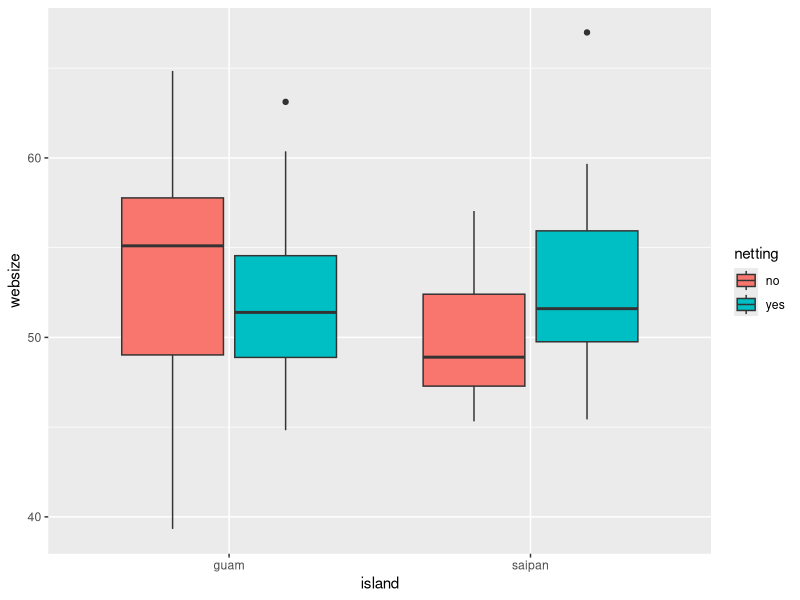
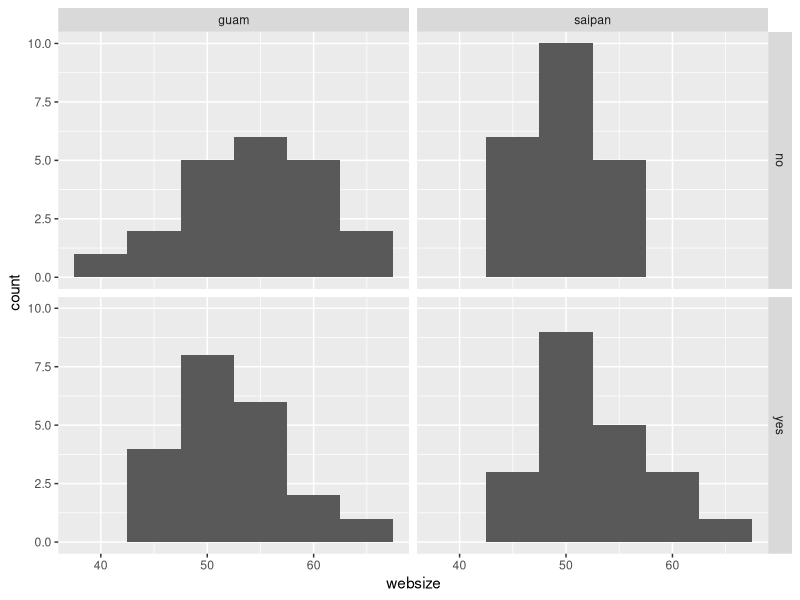
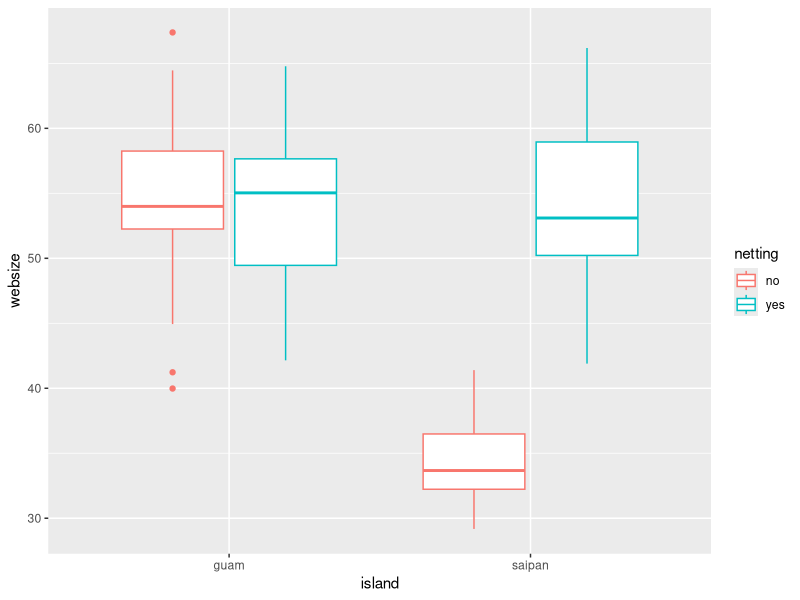

Source code (R) for these figures, in order:
# Data simulation -------

# We will simulate a dataset for the spider transplant project

# load library -----
library(tidyverse)

# load dataset just for comparison -----
transplant_tidy <- read.csv("data/tidy/transplant_tidy_clean.csv")

# 1. Define your expected dataset ---------
# We need the following columns: 
  # response: websize or duration
  # predictors: island, site, netting

# We sampled two islands: Guam & Saipan. 
# Sampled 3 sites on Saipan, 3 sites on Guam
# At each site, we sampled 14 webs
# Half of the webs with netting, half without
# Total of 14*6 = 84 webs

# 2. Simulate response ------------
# we will treat websize as a normal distribution
# we predict that webs will be smaller on Saipan without a net 
set.seed(30); gnetwebsize <- rnorm(n = 21, mean = c(54), sd = c(5)) #simulate guam with net
gnonetwebsize <- rnorm(n = 21, mean = c(54), sd = c(5)) #simulate guam without net
snetwebsize <- rnorm(n = 21, mean = c(54), sd = c(5)) #simulate saipan with net
snonetwebsize <- rnorm(n = 21, mean = c(49), sd = c(4)) #simulate saipan without net
websize <- c(gnetwebsize, gnonetwebsize, snetwebsize, snonetwebsize)

# other distributions
gpois <- rpois(n = 21, lambda = 54)
gunif <- runif(n = 21, min = 40, max = 64)
gbinom <- rbinom(n = 21, size = 1, .1)

# 2. Simulate predictors ---------

island <- rep(c("guam", "saipan"), each = 42)
gsite <- factor(rep (c("a", "b", "c"), each = 7, times = 2))
ssite <- factor(rep (c("d", "e", "f"), each = 7, times = 2))
site <- c(gsite, ssite) #just need to use c() because both are vectors
netting <- rep (c("yes", "no"), each = 21, times = 2)

# Other helpful code for binomial data
# predictor: 
trtmt <- sample(c("Treated","Untreated"), size = 20, replace = TRUE)
# response
ifelse(trtmt=="Treated", yes = rnorm(20, 10, 1), no = rnorm(20, 20, 1))

# 3. Combine into a dataframe, and save ------
simtransplant <- data.frame(island, site, netting, websize)
write.csv(simtransplant,"data/tidy/simtransplant.csv")

# 4. Graph data ------
ggplot(simtransplant, aes(island, websize, fill=netting))+
  geom_boxplot()

ggplot(simtransplant, aes(websize))+
  geom_histogram(binwidth = 5) +
  facet_grid(netting ~ island)


# 5. Run a model with dataset -------
m1 <- lm(websize ~ netting * island, data = simtransplant)
summary(m1)

# 6. Using tidyverse approach ---------
n_obs = 168 # must use a factor of 4, try 84, 168, 336, 504
tidysimtransplant <- data.frame(uniqueid = seq(1, n_obs, 1)) %>%
  mutate(
    island = rep(c("guam", "saipan"), each = 2, times = 1, length.out = n_obs),
    site = rep(c("a", "b", "c", "d", "e", "f"), each = 2, times = 1, length.out = n_obs),
    netting = rep (c("yes", "no"), each = 1, times = 1, length.out = n_obs), 
    websize = rnorm(n_obs, mean = c(54, 54, 54, 35), sd = c(5, 5, 5, 4)))

ggplot(tidysimtransplant, aes(island, websize, color = netting)) +
    geom_boxplot()

summary(lm(websize ~ island * netting, data = tidysimtransplant))

#change the mean values and the sample size, and see whether you get a significant result. Run several times at each set of values because each time you run rnorm, you get a new random draw of websizes. 
